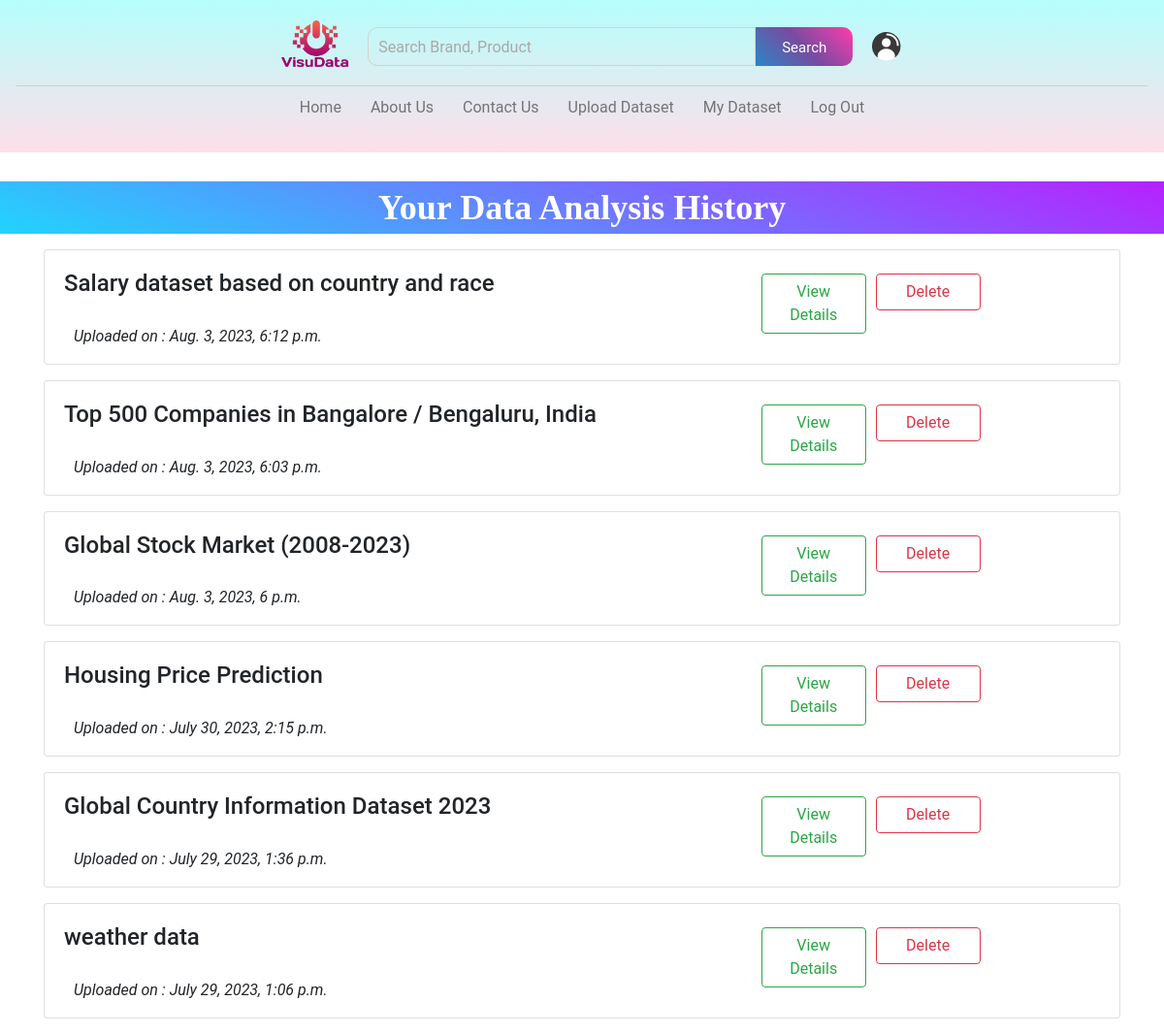
Screenshot of /data/history/ (signed in) with the database file from the repository.
### EDA/models.py (models this page shows, shortened)
class Dataset(models.Model):
    dataset_id = models.AutoField(primary_key=True)
    user = models.ForeignKey(settings.AUTH_USER_MODEL, on_delete=models.CASCADE)
    dataset_name = models.CharField(max_length=100)
    uploaded_file = models.FileField(upload_to='datasets/')
    uploaded_date = models.DateTimeField(auto_now_add=True)

### EDA/views.py (the view)
# urls.py: path('history/',History,name="history"),
@login_required(login_url='login')
def History(request):
    datasets = Dataset.objects.filter(user = request.user)[::-1]
    context = {
        'datasets':datasets,
    }
    return render(request, 'analysis/history.html',context)

### templates/analysis/history.html (shortened to what this page needs)
{% extends 'base.html' %}
{% load static %}
{% block content %}
<div class="heading">
    <p class="order-successful-text"> Your Data Analysis History </p>
</div>
{% for data in datasets %}
<div class="container">
    <div class="card m-3 mx-auto" style="width: 100%;">
        <div class="row no-gutters">
            <div class="col-md-8">
                <div class="card-body">
                    <h4>{{data.dataset_name}}</h4>
                </div>
                <p style="margin-left: 30px; margin-top: 0;"><i> Uploaded on : {{data.uploaded_date}}</i></p>
            </div>
            <div class="col-md-4 d-flex my-4">
                <a href="/data/{{data.dataset_id}}"><button type="button" class="btn btn-outline-success"
                        style="width: 9vw; height: max-content;">View Details</button></a>
                <button type="button" class="btn btn-outline-danger"
                    style="width: 9vw; margin-left: 10px; margin-right: 30px; height: max-content;" data-toggle="modal"
                    data-target="#exampleModal">Delete</button>
            </div>
        </div>
    </div>
</div>
{% endfor %}
{% endblock %}

### templates/analysis/history.html (style rules this page uses)
.order-successful-text { font-family: Oswald; font-size: 2.25em; font-weight: bold; color: #ffff; text-align: center; background-color: #21D4FD; background-image: linear-gradient(19deg, #21D4FD 0%, #B721FF 100%); }
.heading { margin-top: 30px; }

### templates/header.html (style rules this page uses)
* { margin: 0; padding: 0; box-sizing: border-box; font-family: 'roboto', sans-serif; }

### rows the page displays
Dataset: dataset_name "Salary dataset based on country and race", uploaded_date "Aug. 3, 2023, 6:12 p.m."
Dataset: dataset_name "Top 500 Companies in Bangalore / Bengaluru, India", uploaded_date "Aug. 3, 2023, 6:03 p.m."
Dataset: dataset_name "Global Stock Market (2008-2023)", uploaded_date "Aug. 3, 2023, 6 p.m."
Dataset: dataset_name "Housing Price Prediction", uploaded_date "July 30, 2023, 2:15 p.m."
Dataset: dataset_name "Global Country Information Dataset 2023", uploaded_date "July 29, 2023, 1:36 p.m."
Dataset: dataset_name "weather data", uploaded_date "July 29, 2023, 1:06 p.m."
